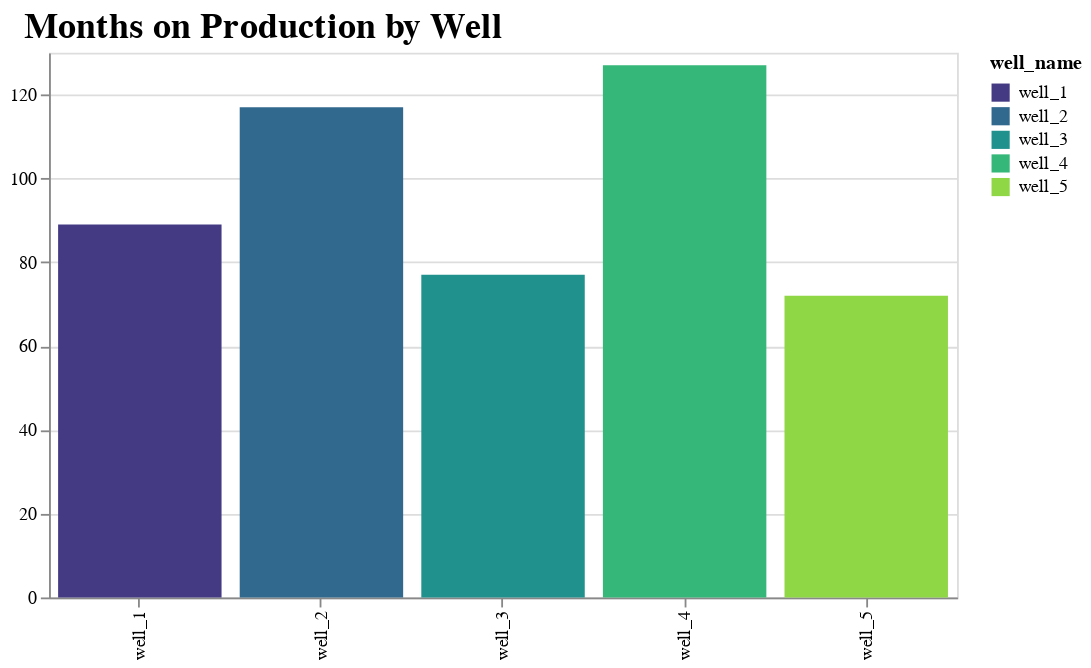

Source (notebook cell):
### Markdown cell above
#### Frequency of Categorical Columns
- Each well has produced for a different length of time, where each row in the dataset represents a month of production.
- It would be interesting to visualize how long each has produced for by counting the row occurrences in the `well_name` column.

### Code cell
# Visualize months on production
alt.Chart(df).mark_bar().encode(
    alt.X('well_name:N').title(None),
    alt.Y('count():Q').title(None),
    alt.Color('well_name').scale(scheme='viridis')
).properties(
    height = 300,
    width = 500,
    title=alt.Title('Months on Production by Well', fontSize=20, align='right'),
)

### Figure 1 — Vega-Lite specification as saved in the notebook (floating-point values rounded to 4 significant figures; data arrays with more than 128 entries replaced by an {"elided": "..."} marker saying what was removed)
{"config": {"view": {"continuousWidth": 300, "continuousHeight": 300}}, "data": {"name": "data-d392b366b2793b54e877c67b7001ddf2"}, "mark": {"type": "bar"}, "encoding": {"color": {"field": "well_name", "scale": {"scheme": "viridis"}, "type": "nominal"}, "x": {"field": "well_name", "title": null, "type": "nominal"}, "y": {"aggregate": "count", "title": null, "type": "quantitative"}}, "height": 300, "title": {"text": "Months on Production by Well", "align": "right", "fontSize": 20}, "width": 500, "$schema": "https://vega.github.io/schema/vega-lite/v5.20.1.json", "datasets": {"data-d392b366b2793b54e877c67b7001ddf2": {"elided": "482 records"}}}
